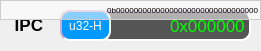
     <widget class="QWidget" name="widget_16" native="true">
      <property name="geometry">
       <rect>
        <x>280</x>
        <y>250</y>
        <width>261</width>
        <height>51</height>
       </rect>
      </property>
      <widget class="QLineEdit" name="DataEdit_ipc">
       <property name="geometry">
        <rect>
         <x>100</x>
         <y>10</y>
         <width>151</width>
         <height>31</height>
        </rect>
       </property>
       <property name="font">
        <font>
         <pointsize>13</pointsize>
         <weight>50</weight>
         <bold>false</bold>
        </font>
       </property>
       <property name="styleSheet">
        <string notr="true">QLineEdit{
	background-color:#555555;
	border:2px inset #ccaacc;
	border-radius:10px;
	color:rgb(0,255,0);
}</string>
       </property>
       <property name="text">
        <string>0x000000</string>
       </property>
       <property name="alignment">
        <set>Qt::AlignRight|Qt::AlignTrailing|Qt::AlignVCenter</set>
       </property>
       <property name="readOnly">
        <bool>true</bool>
       </property>
      </widget>
      <widget class="QLabel" name="label_26">
       <property name="geometry">
        <rect>
         <x>10</x>
         <y>14</y>
         <width>51</width>
         <height>21</height>
        </rect>
       </property>
       <property name="font">
        <font>
         <pointsize>13</pointsize>
         <weight>75</weight>
         <bold>true</bold>
        </font>
       </property>
       <property name="layoutDirection">
        <enum>Qt::LeftToRight</enum>
       </property>
       <property name="text">
        <string> IPC</string>
       </property>
      </widget>
      <widget class="QPushButton" name="NumSysSetButton_ipc">
       <property name="geometry">
        <rect>
         <x>60</x>
         <y>10</y>
         <width>51</width>
         <height>31</height>
        </rect>
       </property>
       <property name="styleSheet">
        <string notr="true">QPushButton{
	background-color:#0099ff;
	border:2px inset #ccaacc;
	border-radius:10px;
	color:rgb(255,255,255);
}

QPushButton::hover{
	background-color:#0033ff;
	border:2px inset #0077ff;
	border-radius:1px;
	color:rgb(200,200,200);
}
QPushButton::pressed{
	border:2px inset #ffffff;
	border-radius:1px;
}</string>
       </property>
       <property name="text">
        <string>u32-H</string>
       </property>
      </widget>
      <widget class="QLabel" name="RegPrompt_ipc">
       <property name="geometry">
        <rect>
         <x>0</x>
         <y>0</y>
         <width>261</width>
         <height>20</height>
        </rect>
       </property>
       <property name="font">
        <font>
         <pointsize>6</pointsize>
        </font>
       </property>
       <property name="styleSheet">
        <string notr="true">QWidget{
	background-color:#88ffffff;
    border:1px solid #cccccc;
	border-radius:20px;
}</string>
       </property>
       <property name="text">
        <string>0b00000000000000000000000000000000</string>
       </property>
       <property name="alignment">
        <set>Qt::AlignRight|Qt::AlignTrailing|Qt::AlignVCenter</set>
       </property>
      </widget>
     </widget>
